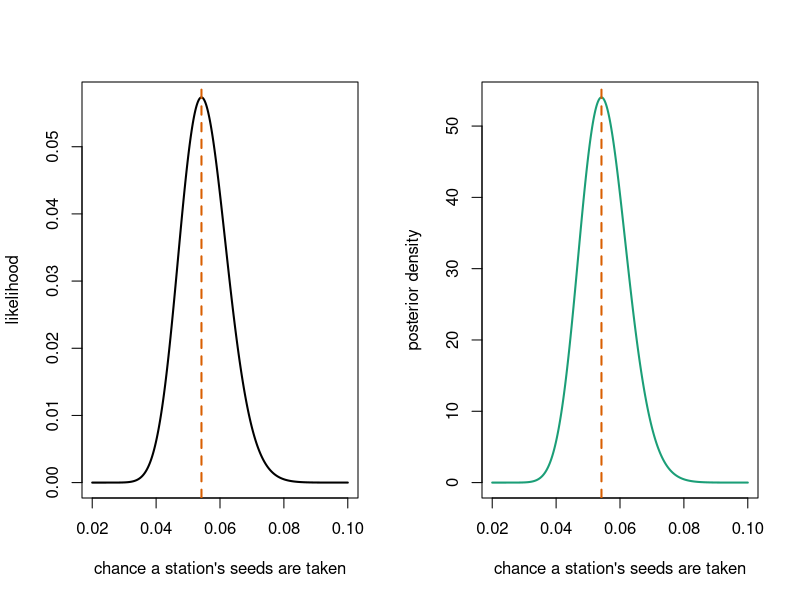
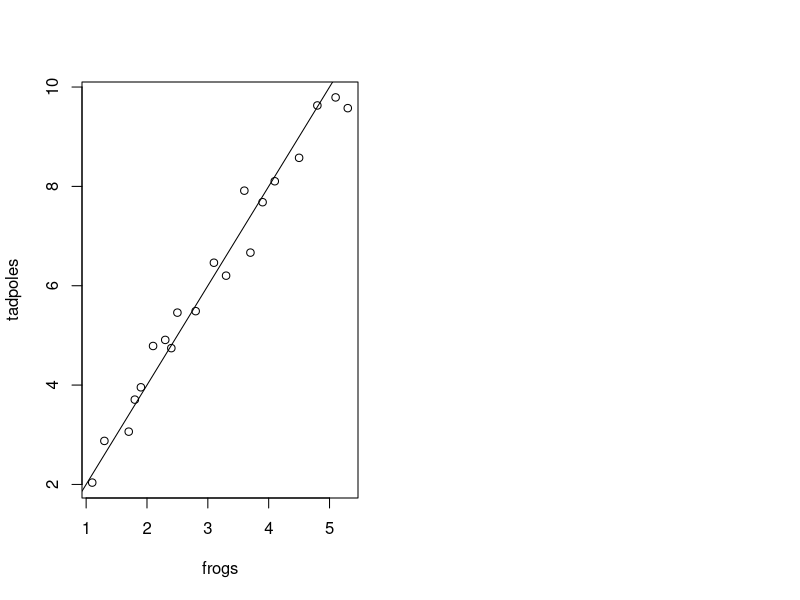
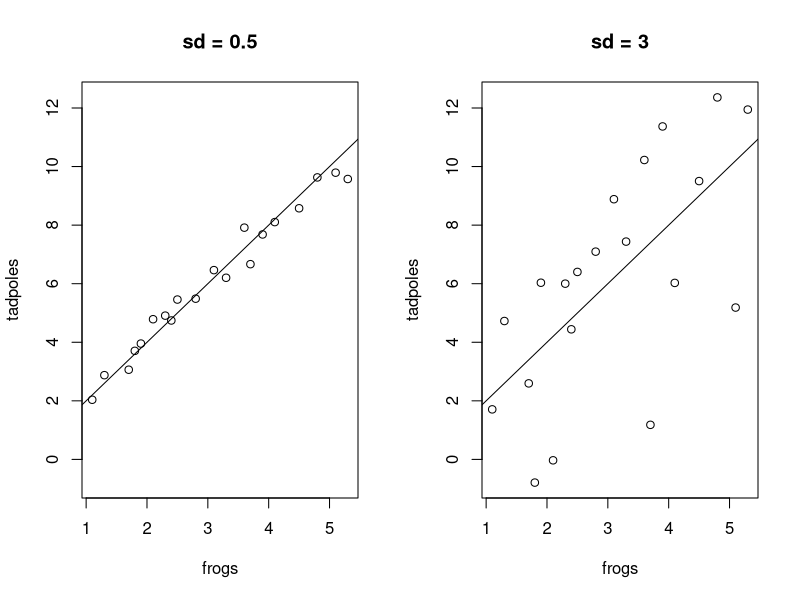
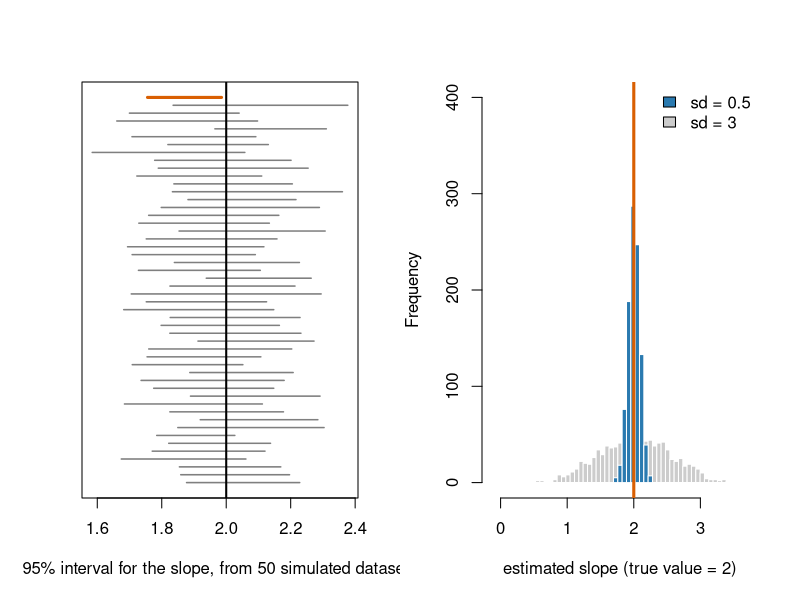

Write the R code that produced these figures, in order.
## ---- chunk 1
#| echo: false
knitr::knit_hooks$set(small_mar = function(before, options, envir) {
  if (before) par(mar = c(3.4, 3.4, 0.6, 0.6), mgp = c(2.1, 0.6, 0))
})
knitr::opts_chunk$set(small_mar = TRUE)

f2 <- function(x){ sprintf("%.2f", x) }

# the student path, in the order students run it, so the checks match
frogs <- c(1.1, 1.3, 1.7, 1.8, 1.9, 2.1,
           2.3, 2.4, 2.5, 2.8, 3.1, 3.3,
           3.6, 3.7, 3.9, 4.1, 4.5, 4.8,
           5.1, 5.3)
set.seed(101)
tadpoles <- rnorm(n = 20, mean = 2 * frogs, sd = 0.5)
tadpoles_noisy <- rnorm(n = 20, mean = 2 * frogs, sd = 3)
frog_lm <- lm(tadpoles ~ frogs)
frog_lm_noisy <- lm(tadpoles_noisy ~ frogs)
ci_frog <- confint(frog_lm)["frogs", ]
slopes_clean <- replicate(1000, coef(lm(rnorm(20, 2 * frogs, sd = 0.5) ~ frogs))[2])
slopes_noisy <- replicate(1000, coef(lm(rnorm(20, 2 * frogs, sd = 3) ~ frogs))[2])
cor_test <- cor.test(frogs, tadpoles)
set.seed(202)
tadpoles2 <- rnorm(n = 20, mean = 2 * frogs, sd = 0.5)

# coverage: 50 intervals from fresh datasets, for the figure
set.seed(1)
cover <- t(replicate(50, confint(lm(rnorm(20, 2 * frogs, sd = 0.5) ~ frogs))["frogs", ]))
cover_miss <- cover[, 1] > 2 | cover[, 2] < 2
## ---- chunk 2
#| echo: false
#| fig-height: 3.0
#| fig-width: 9
par(mfrow = c(1, 2))
p <- seq(0.02, 0.10, length.out = 400)
plot(p, dbinom(51, 941, p), type = "l", lwd = 2,
     xlab = "chance a station's seeds are taken", ylab = "likelihood")
abline(v = 51 / 941, lty = 2, col = "#d95f02", lwd = 2)
plot(p, dbeta(p, 52, 891), type = "l", lwd = 2, col = "#1b9e77",
     xlab = "chance a station's seeds are taken", ylab = "posterior density")
abline(v = 51 / 941, lty = 2, col = "#d95f02", lwd = 2)
## ---- chunk 3
2 * 8
sqrt(25)
## ---- chunk 4
x <- sqrt(36)
x
## ---- chunk 5
#| fig-height: 3.4
plot(x = frogs, y = tadpoles)
abline(a = 0, b = 2)
## ---- chunk 6
#| echo: false
#| fig-height: 2.6
#| fig-width: 9
par(mfrow = c(1, 2))
plot(frogs, tadpoles, ylim = range(c(tadpoles, tadpoles_noisy)), main = "sd = 0.5",
     xlab = "frogs", ylab = "tadpoles")
abline(a = 0, b = 2)
plot(frogs, tadpoles_noisy, ylim = range(c(tadpoles, tadpoles_noisy)), main = "sd = 3",
     xlab = "frogs", ylab = "tadpoles")
abline(a = 0, b = 2)
## ---- chunk 7
#| echo: false
#| fig-height: 2.0
plot(NA, xlim = range(cover), ylim = c(1, 50), yaxt = "n",
     xlab = "95% interval for the slope, from 50 simulated datasets", ylab = "")
segments(cover[, 1], 1:50, cover[, 2], 1:50,
         col = ifelse(cover_miss, "#d95f02", "grey50"), lwd = ifelse(cover_miss, 3, 1.5))
abline(v = 2, lwd = 2)
## ---- chunk 8
#| echo: false
#| fig-height: 3.0
br <- seq(min(slopes_noisy) - 0.05, max(slopes_noisy) + 0.05, length.out = 60)
hist(slopes_noisy, breaks = br, col = "grey80", border = "white", main = "",
     xlab = "estimated slope (true value = 2)", ylim = c(0, 400))
hist(slopes_clean, breaks = br, col = "#2a7ab0", border = "white", add = TRUE)
abline(v = 2, col = "#d95f02", lwd = 3)
legend("topright", legend = c("sd = 0.5", "sd = 3"), fill = c("#2a7ab0", "grey80"),
       bty = "n")
